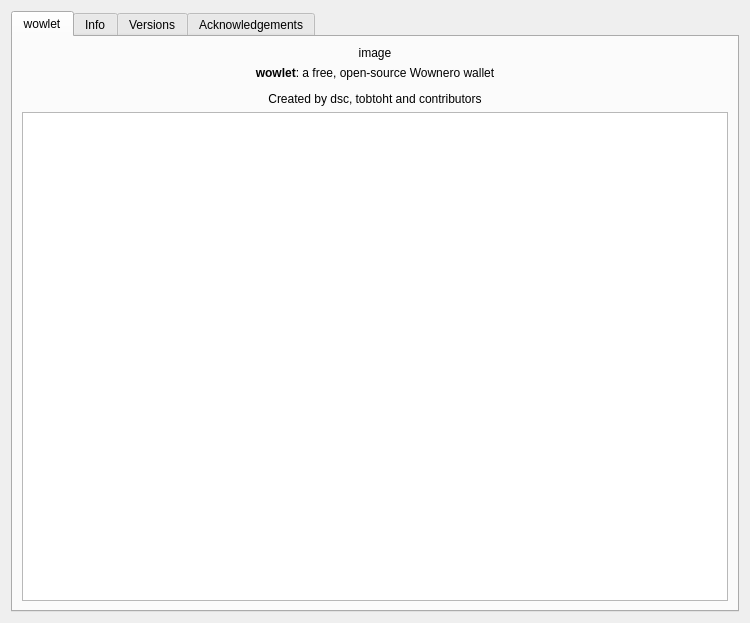
<?xml version="1.0" encoding="UTF-8"?>
<ui version="4.0">
 <class>AboutDialog</class>
 <widget class="QDialog" name="AboutDialog">
  <property name="geometry">
   <rect>
    <x>0</x>
    <y>0</y>
    <width>750</width>
    <height>623</height>
   </rect>
  </property>
  <property name="minimumSize">
   <size>
    <width>750</width>
    <height>0</height>
   </size>
  </property>
  <property name="windowTitle">
   <string>About</string>
  </property>
  <layout class="QVBoxLayout" name="verticalLayout">
   <item>
    <widget class="QTabWidget" name="tabWidget">
     <property name="currentIndex">
      <number>0</number>
     </property>
     <widget class="QWidget" name="wowlet">
      <attribute name="title">
       <string>wowlet</string>
      </attribute>
      <layout class="QVBoxLayout" name="verticalLayout_2">
       <item>
        <widget class="ClickableLabel" name="aboutImage">
         <property name="text">
          <string>image</string>
         </property>
         <property name="alignment">
          <set>Qt::AlignmentFlag::AlignCenter</set>
         </property>
        </widget>
       </item>
       <item>
        <widget class="QLabel" name="label">
         <property name="text">
          <string>&lt;html&gt;&lt;head/&gt;&lt;body&gt;&lt;p&gt;&lt;span style=&quot; font-weight:600;&quot;&gt;wowlet&lt;/span&gt;: a free, open-source Wownero wallet&lt;/p&gt;&lt;p&gt;Created by dsc, tobtoht and contributors&lt;/p&gt;&lt;/body&gt;&lt;/html&gt;</string>
         </property>
         <property name="alignment">
          <set>Qt::AlignmentFlag::AlignCenter</set>
         </property>
        </widget>
       </item>
       <item>
        <widget class="QPlainTextEdit" name="copyrightText">
         <property name="sizePolicy">
          <sizepolicy hsizetype="Expanding" vsizetype="Expanding">
           <horstretch>0</horstretch>
           <verstretch>0</verstretch>
          </sizepolicy>
         </property>
         <property name="minimumSize">
          <size>
           <width>0</width>
           <height>420</height>
          </size>
         </property>
         <property name="readOnly">
          <bool>true</bool>
         </property>
        </widget>
       </item>
      </layout>
     </widget>
     <widget class="QWidget" name="tab">
      <attribute name="title">
       <string>Info</string>
      </attribute>
      <layout class="QFormLayout" name="formLayout">
       <item row="0" column="0">
        <widget class="QLabel" name="label_2">
         <property name="text">
          <string>Website:</string>
         </property>
        </widget>
       </item>
       <item row="0" column="1">
        <widget class="QLabel" name="label_8">
         <property name="text">
          <string>wownero.org</string>
         </property>
         <property name="textInteractionFlags">
          <set>Qt::TextInteractionFlag::LinksAccessibleByMouse|Qt::TextInteractionFlag::TextSelectableByMouse</set>
         </property>
        </widget>
       </item>
       <item row="1" column="0">
        <widget class="QLabel" name="label_18">
         <property name="text">
          <string/>
         </property>
        </widget>
       </item>
       <item row="1" column="1">
        <widget class="QLabel" name="label_19">
         <property name="text">
          <string>wownero.org</string>
         </property>
         <property name="textInteractionFlags">
          <set>Qt::TextInteractionFlag::LinksAccessibleByMouse|Qt::TextInteractionFlag::TextSelectableByMouse</set>
         </property>
        </widget>
       </item>
       <item row="2" column="0">
        <widget class="QLabel" name="label_3">
         <property name="text">
          <string>Docs:</string>
         </property>
        </widget>
       </item>
       <item row="2" column="1">
        <widget class="QLabel" name="label_10">
         <property name="text">
          <string>wownero.org</string>
         </property>
         <property name="textInteractionFlags">
          <set>Qt::TextInteractionFlag::LinksAccessibleByMouse|Qt::TextInteractionFlag::TextSelectableByMouse</set>
         </property>
        </widget>
       </item>
       <item row="3" column="0">
        <widget class="QLabel" name="label_4">
         <property name="text">
          <string>Git:</string>
         </property>
        </widget>
       </item>
       <item row="3" column="1">
        <widget class="QLabel" name="label_11">
         <property name="text">
          <string>codeberg.org/wownero/wowlet</string>
         </property>
         <property name="textInteractionFlags">
          <set>Qt::TextInteractionFlag::LinksAccessibleByMouse|Qt::TextInteractionFlag::TextSelectableByMouse</set>
         </property>
        </widget>
       </item>
       <item row="4" column="0">
        <widget class="QLabel" name="label_6">
         <property name="text">
          <string>Telegram:</string>
         </property>
        </widget>
       </item>
       <item row="4" column="1">
        <widget class="QLabel" name="label_13">
         <property name="text">
          <string>t.me/wownero</string>
         </property>
         <property name="textInteractionFlags">
          <set>Qt::TextInteractionFlag::LinksAccessibleByMouse|Qt::TextInteractionFlag::TextSelectableByMouse</set>
         </property>
        </widget>
       </item>
       <item row="5" column="0">
        <widget class="QLabel" name="label_9">
         <property name="text">
          <string>Matrix:</string>
         </property>
        </widget>
       </item>
       <item row="5" column="1">
        <widget class="QLabel" name="label_14">
         <property name="text">
          <string>#wownero-gen:wowne.ro</string>
         </property>
         <property name="textInteractionFlags">
          <set>Qt::TextInteractionFlag::LinksAccessibleByMouse|Qt::TextInteractionFlag::TextSelectableByMouse</set>
         </property>
        </widget>
       </item>
       <item row="6" column="0">
        <widget class="QLabel" name="label_7">
         <property name="text">
          <string>Email:</string>
         </property>
        </widget>
       </item>
       <item row="6" column="1">
        <widget class="QLabel" name="label_15">
         <property name="text">
          <string>dev@wownero.org</string>
         </property>
         <property name="textInteractionFlags">
          <set>Qt::TextInteractionFlag::LinksAccessibleByMouse|Qt::TextInteractionFlag::TextSelectableByMouse</set>
         </property>
        </widget>
       </item>
      </layout>
     </widget>
     <widget class="QWidget" name="tab_2">
      <attribute name="title">
       <string>Versions</string>
      </attribute>
      <layout class="QFormLayout" name="formLayout_2">
       <item row="0" column="0">
        <widget class="QLabel" name="label_5">
         <property name="text">
          <string>&lt;html&gt;&lt;head/&gt;&lt;body&gt;&lt;p&gt;&lt;span style=&quot; font-weight:700;&quot;&gt;wowlet:&lt;/span&gt;&lt;/p&gt;&lt;/body&gt;&lt;/html&gt;</string>
         </property>
        </widget>
       </item>
       <item row="0" column="1">
        <widget class="QLabel" name="label_featherVersion">
         <property name="text">
          <string>TextLabel</string>
         </property>
        </widget>
       </item>
       <item row="1" column="0">
        <widget class="QLabel" name="label_20">
         <property name="text">
          <string>&lt;html&gt;&lt;head/&gt;&lt;body&gt;&lt;p&gt;&lt;span style=&quot; font-weight:700;&quot;&gt;Wownero:&lt;/span&gt;&lt;/p&gt;&lt;/body&gt;&lt;/html&gt;</string>
         </property>
        </widget>
       </item>
       <item row="1" column="1">
        <widget class="QLabel" name="label_moneroVersion">
         <property name="text">
          <string>TextLabel</string>
         </property>
        </widget>
       </item>
       <item row="2" column="0">
        <widget class="QLabel" name="label_22">
         <property name="text">
          <string>&lt;html&gt;&lt;head/&gt;&lt;body&gt;&lt;p&gt;&lt;span style=&quot; font-weight:700;&quot;&gt;Qt:&lt;/span&gt;&lt;/p&gt;&lt;/body&gt;&lt;/html&gt;</string>
         </property>
        </widget>
       </item>
       <item row="2" column="1">
        <widget class="QLabel" name="label_qtVersion">
         <property name="text">
          <string>TextLabel</string>
         </property>
        </widget>
       </item>
       <item row="4" column="0">
        <widget class="QLabel" name="label_24">
         <property name="text">
          <string>&lt;html&gt;&lt;head/&gt;&lt;body&gt;&lt;p&gt;&lt;span style=&quot; font-weight:700;&quot;&gt;SSL:&lt;/span&gt;&lt;/p&gt;&lt;/body&gt;&lt;/html&gt;</string>
         </property>
        </widget>
       </item>
       <item row="4" column="1">
        <widget class="QLabel" name="label_sslVersion">
         <property name="text">
          <string>TextLabel</string>
         </property>
        </widget>
       </item>
       <item row="3" column="0">
        <widget class="QLabel" name="label_26">
         <property name="text">
          <string>&lt;html&gt;&lt;head/&gt;&lt;body&gt;&lt;p&gt;&lt;span style=&quot; font-weight:700;&quot;&gt;Tor:&lt;/span&gt;&lt;/p&gt;&lt;/body&gt;&lt;/html&gt;</string>
         </property>
        </widget>
       </item>
       <item row="3" column="1">
        <widget class="QLabel" name="label_torVersion">
         <property name="text">
          <string>TextLabel</string>
         </property>
        </widget>
       </item>
      </layout>
     </widget>
     <widget class="QWidget" name="acknowledgements">
      <attribute name="title">
       <string>Acknowledgements</string>
      </attribute>
      <layout class="QVBoxLayout" name="verticalLayout_4">
       <item>
        <widget class="QTextEdit" name="ackText">
         <property name="readOnly">
          <bool>true</bool>
         </property>
        </widget>
       </item>
      </layout>
     </widget>
    </widget>
   </item>
  </layout>
 </widget>
 <customwidgets>
  <customwidget>
   <class>ClickableLabel</class>
   <extends>QLabel</extends>
   <header>components.h</header>
  </customwidget>
 </customwidgets>
 <resources/>
 <connections/>
</ui>
